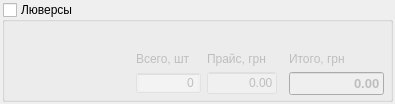
<?xml version="1.0" encoding="UTF-8"?>
<ui version="4.0">
 <class>LuversTask</class>
 <widget class="QWidget" name="LuversTask">
  <property name="geometry">
   <rect>
    <x>0</x>
    <y>0</y>
    <width>395</width>
    <height>100</height>
   </rect>
  </property>
  <property name="minimumSize">
   <size>
    <width>0</width>
    <height>0</height>
   </size>
  </property>
  <property name="maximumSize">
   <size>
    <width>16777215</width>
    <height>16777215</height>
   </size>
  </property>
  <property name="windowTitle">
   <string>Form</string>
  </property>
  <layout class="QVBoxLayout" name="verticalLayout">
   <property name="margin">
    <number>2</number>
   </property>
   <item>
    <widget class="QGroupBox" name="checkGroup">
     <property name="minimumSize">
      <size>
       <width>0</width>
       <height>0</height>
      </size>
     </property>
     <property name="maximumSize">
      <size>
       <width>16777215</width>
       <height>16777215</height>
      </size>
     </property>
     <property name="title">
      <string>Люверсы</string>
     </property>
     <property name="checkable">
      <bool>true</bool>
     </property>
     <property name="checked">
      <bool>false</bool>
     </property>
     <layout class="QHBoxLayout" name="horizontalLayout">
      <property name="leftMargin">
       <number>6</number>
      </property>
      <property name="topMargin">
       <number>4</number>
      </property>
      <property name="rightMargin">
       <number>6</number>
      </property>
      <property name="bottomMargin">
       <number>4</number>
      </property>
      <item>
       <widget class="QFrame" name="customFrame">
        <property name="styleSheet">
         <string notr="true">QFrame {background:transparent;}</string>
        </property>
        <property name="frameShape">
         <enum>QFrame::NoFrame</enum>
        </property>
        <property name="frameShadow">
         <enum>QFrame::Raised</enum>
        </property>
        <layout class="QHBoxLayout" name="horizontalLayout_3">
         <property name="margin">
          <number>0</number>
         </property>
        </layout>
       </widget>
      </item>
      <item>
       <widget class="LuversControl" name="control" native="true">
        <property name="minimumSize">
         <size>
          <width>100</width>
          <height>0</height>
         </size>
        </property>
       </widget>
      </item>
      <item>
       <spacer name="horizontalSpacer">
        <property name="orientation">
         <enum>Qt::Horizontal</enum>
        </property>
        <property name="sizeType">
         <enum>QSizePolicy::Expanding</enum>
        </property>
        <property name="sizeHint" stdset="0">
         <size>
          <width>7</width>
          <height>66</height>
         </size>
        </property>
       </spacer>
      </item>
      <item>
       <layout class="QGridLayout" name="priceLayout">
        <item row="1" column="4" colspan="2">
         <widget class="QLabel" name="label_16">
          <property name="styleSheet">
           <string notr="true">background: transparent</string>
          </property>
          <property name="text">
           <string>Итого, грн</string>
          </property>
         </widget>
        </item>
        <item row="2" column="4" colspan="2">
         <widget class="MoneyEdit" name="totalInput">
          <property name="minimumSize">
           <size>
            <width>95</width>
            <height>0</height>
           </size>
          </property>
          <property name="maximumSize">
           <size>
            <width>95</width>
            <height>16777215</height>
           </size>
          </property>
          <property name="font">
           <font>
            <pointsize>10</pointsize>
            <weight>75</weight>
            <bold>true</bold>
           </font>
          </property>
          <property name="text">
           <string>0.00</string>
          </property>
          <property name="alignment">
           <set>Qt::AlignRight|Qt::AlignTrailing|Qt::AlignVCenter</set>
          </property>
         </widget>
        </item>
        <item row="2" column="0" colspan="2">
         <widget class="QSpinBox" name="luversAmount">
          <property name="sizePolicy">
           <sizepolicy hsizetype="Expanding" vsizetype="Fixed">
            <horstretch>0</horstretch>
            <verstretch>0</verstretch>
           </sizepolicy>
          </property>
          <property name="minimumSize">
           <size>
            <width>65</width>
            <height>0</height>
           </size>
          </property>
          <property name="maximumSize">
           <size>
            <width>65</width>
            <height>16777215</height>
           </size>
          </property>
          <property name="styleSheet">
           <string notr="true">background: rgba(255, 255, 255, 55)</string>
          </property>
          <property name="alignment">
           <set>Qt::AlignRight|Qt::AlignTrailing|Qt::AlignVCenter</set>
          </property>
          <property name="readOnly">
           <bool>true</bool>
          </property>
          <property name="buttonSymbols">
           <enum>QAbstractSpinBox::NoButtons</enum>
          </property>
          <property name="maximum">
           <number>999999</number>
          </property>
         </widget>
        </item>
        <item row="1" column="0" colspan="2">
         <widget class="QLabel" name="label_2">
          <property name="styleSheet">
           <string notr="true">background: transparent</string>
          </property>
          <property name="text">
           <string>Всего, шт</string>
          </property>
         </widget>
        </item>
        <item row="2" column="2">
         <widget class="MoneyEdit" name="price">
          <property name="minimumSize">
           <size>
            <width>70</width>
            <height>0</height>
           </size>
          </property>
          <property name="maximumSize">
           <size>
            <width>70</width>
            <height>16777215</height>
           </size>
          </property>
          <property name="styleSheet">
           <string notr="true">background: rgba(255, 255, 255, 55)</string>
          </property>
          <property name="text">
           <string>0.00</string>
          </property>
          <property name="alignment">
           <set>Qt::AlignRight|Qt::AlignTrailing|Qt::AlignVCenter</set>
          </property>
          <property name="readOnly">
           <bool>true</bool>
          </property>
         </widget>
        </item>
        <item row="1" column="2">
         <widget class="QLabel" name="label">
          <property name="text">
           <string>Прайс, грн</string>
          </property>
         </widget>
        </item>
        <item row="0" column="0" colspan="6">
         <layout class="QHBoxLayout" name="horizontalLayout_2">
          <item>
           <widget class="ProductWidget" name="product" native="true"/>
          </item>
          <item>
           <spacer name="horizontalSpacer_2">
            <property name="orientation">
             <enum>Qt::Horizontal</enum>
            </property>
            <property name="sizeHint" stdset="0">
             <size>
              <width>40</width>
              <height>20</height>
             </size>
            </property>
           </spacer>
          </item>
         </layout>
        </item>
       </layout>
      </item>
     </layout>
    </widget>
   </item>
  </layout>
 </widget>
 <customwidgets>
  <customwidget>
   <class>MoneyEdit</class>
   <extends>QLineEdit</extends>
   <header>utility/moneyedit.h</header>
  </customwidget>
  <customwidget>
   <class>ProductWidget</class>
   <extends>QWidget</extends>
   <header>widgets/stock/productwidget.h</header>
   <container>1</container>
  </customwidget>
  <customwidget>
   <class>LuversControl</class>
   <extends>QWidget</extends>
   <header>widgets/work/task/luvers/luverscontrol.h</header>
   <container>1</container>
  </customwidget>
 </customwidgets>
 <resources/>
 <connections/>
</ui>
